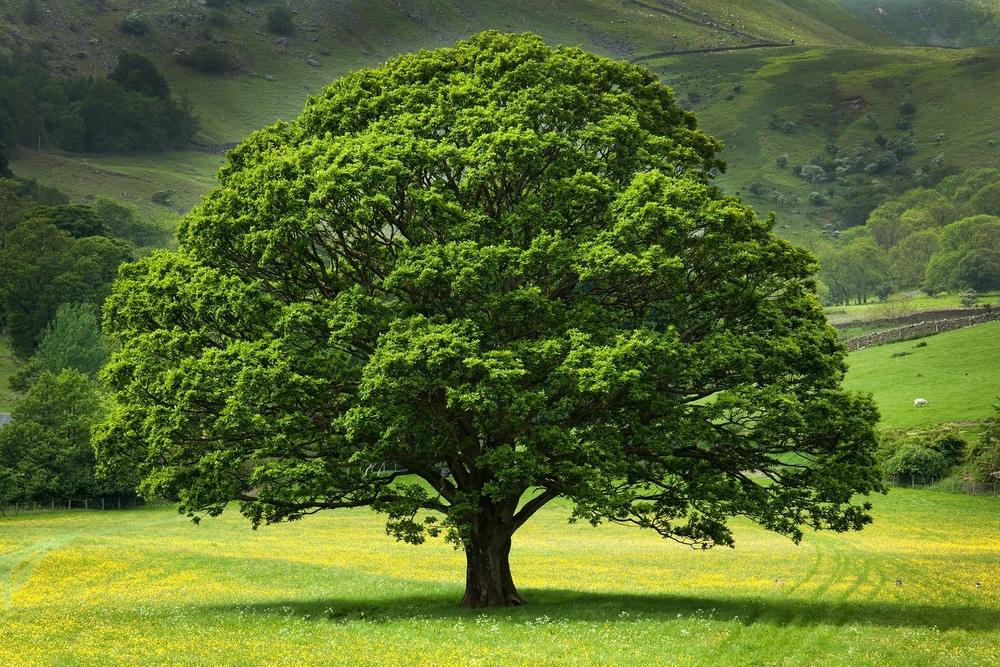
#> input picture DeltaArt/Source Images/tree.jpg, 1000 x 667 px, shrunk from 2048 x 1365 before the run, found by its file name
$ python DeltaArt.py
#> lines starting #> are read from the running program, lines starting #| are printed output that depends on the picture
#> further down, src_image is the input picture: PIL image 1000x667 RGB; mean R, G, B 88.8, 107.6, 44.7
from PIL import Image

def drop(x, to=5):
    return (x // to) * to

def remap_range(OldValue, OldMin, OldMax, NewMin, NewMax):
    return (((OldValue - OldMin) * (NewMax - NewMin)) / (OldMax - OldMin)) + NewMin

def slow_shift(value, old_value, max_value):
    delta = value - old_value
    if delta == 0:
        return old_value
    if delta > 0:
        return min(old_value + 1, max_value)
    if delta < 0:
        return max(old_value - 1, 0)

def colour_to_wave(src_image: Image, wave_height=8):
    src_image = src_image.convert("L")
    width, height = src_image.size
    src_pixels = src_image.load()

    height = drop(height, wave_height)
    out_image = Image.new('L', (width, height), 0)
    out_pixels = out_image.load()
    prev_value = 0

    for y1 in range(0, height, wave_height):
        for x1 in range(0, width):
            value = 0
            for y2 in range(y1, y1 + wave_height):
                value += src_pixels[x1, y2]

            value = int(remap_range(value / wave_height, 0, 255, 0, wave_height))
            value = wave_height - value - 1

            if value != prev_value:
                for y2 in range(y1 + min(value, prev_value), y1 + max(value, prev_value) + 1):
                    out_pixels[x1, y2] = 255

            prev_value = value

    return out_image

def colour_to_rgb_wave(src_image: Image, wave_height=8):
#> called with wave_height = 10
    src_image = src_image.convert("RGB")
    width, height = src_image.size
#> width = 1000; height = 667
    src_pixels = src_image.load()

    height = drop(height, wave_height)
#> height = 660
    out_image = Image.new('RGB', (width, height), 0)
#> out_image: PIL image 1000x660 RGB; every value is 0
    out_pixels = out_image.load()
    prev_values = (0, 0, 0)

    for y1 in range(0, height, wave_height):
        for x1 in range(0, width):
            rgb = [0, 0, 0]
            for y2 in range(y1, y1 + wave_height):
                rgb = [v1 + v2 for v1, v2 in zip(rgb, src_pixels[x1, y2])]

            colours = [[0,0,0] for _ in range(wave_height)]

            for i, z in enumerate(zip(rgb, prev_values)):
                v1, v2 = z
                v1 = int(remap_range(v1 / wave_height, 0, 255, 0, wave_height))
                v1 = wave_height - v1 - 1
                rgb[i] = v1

                for j in range(min(v1, v2), max(v1, v2) + 1):
                    colours[j][i] = 255

            if rgb != prev_values:
                for i in range(wave_height):
                    out_pixels[x1, y1 + i] = tuple(colours[i])

            prev_values = rgb

    return out_image

src_image = Image.open("./Art/Source Images/tree.jpg")
out_image = colour_to_rgb_wave(src_image, 10)
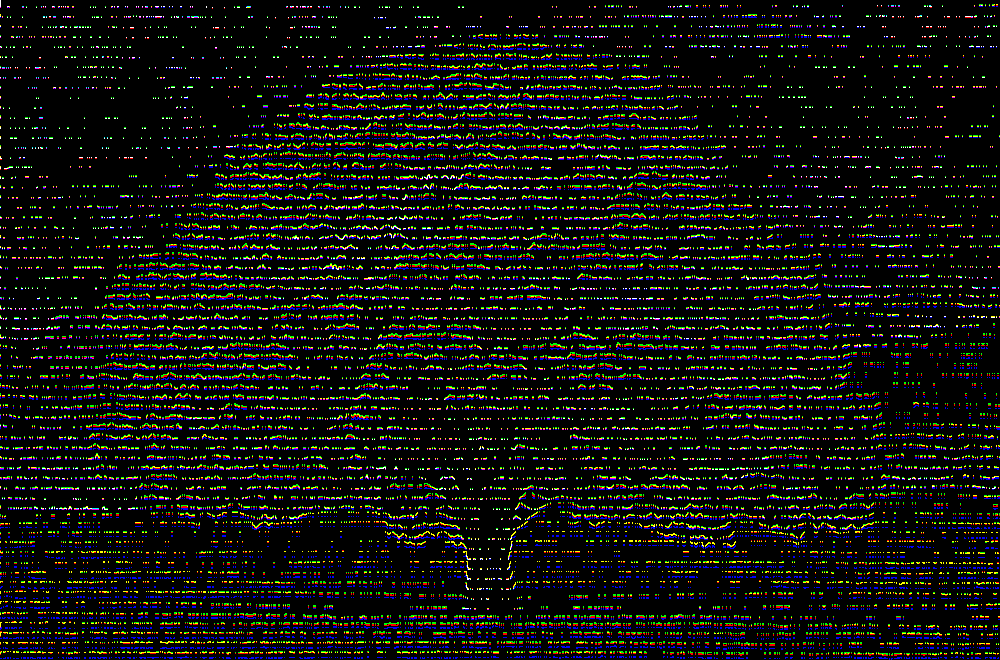
#> out_image: PIL image 1000x660 RGB; mean R, G, B 17.1, 17.4, 16.2
out_image.save("./Art/Generated Images/tree_rgb_wave.png")
out_image.show()
